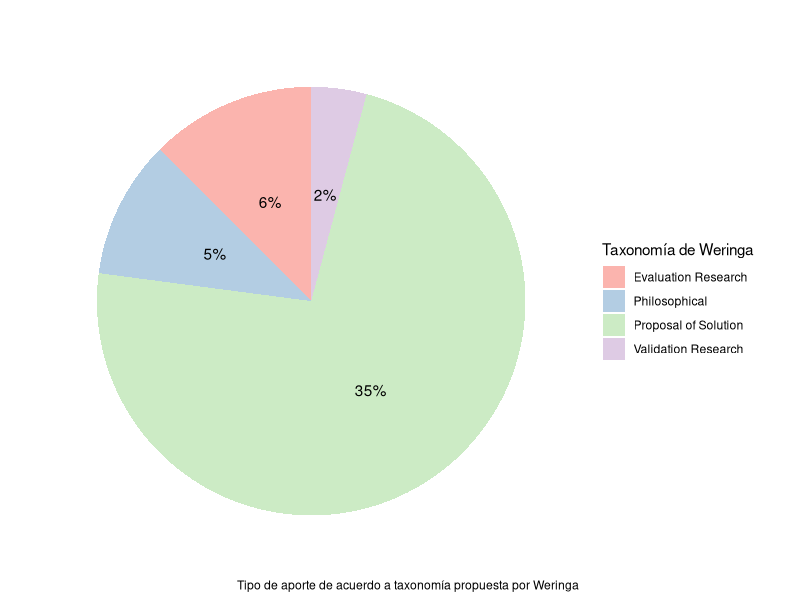

Recreate this plot in R.
library(tidyverse)


contribucion_tbl <- read_csv("./data/Contribucion.csv")

pie <- ggplot(contribucion_tbl, aes(x = "", y=N, pattern = factor(Weringa_taxonomy),
                                    fill = factor(Weringa_taxonomy))) +
  geom_bar(width = 1, stat = "identity") +
  theme(axis.line = element_blank(),
        plot.title = element_text(hjust=0.5)) +
  labs(fill="Taxonomía de Weringa",
       x=NULL,
       y=NULL,
       title="",
       caption="Tipo de aporte de acuerdo a taxonomía propuesta por Weringa") +
  geom_text(aes(label = paste0(N, "%")), position = position_stack(vjust=0.5)) +
  theme_classic() +
  theme(axis.line = element_blank(),
        axis.text = element_blank(),
        axis.ticks = element_blank()) +
  scale_fill_brewer(palette="Pastel1")

pie + coord_polar(theta = "y", start=0)


